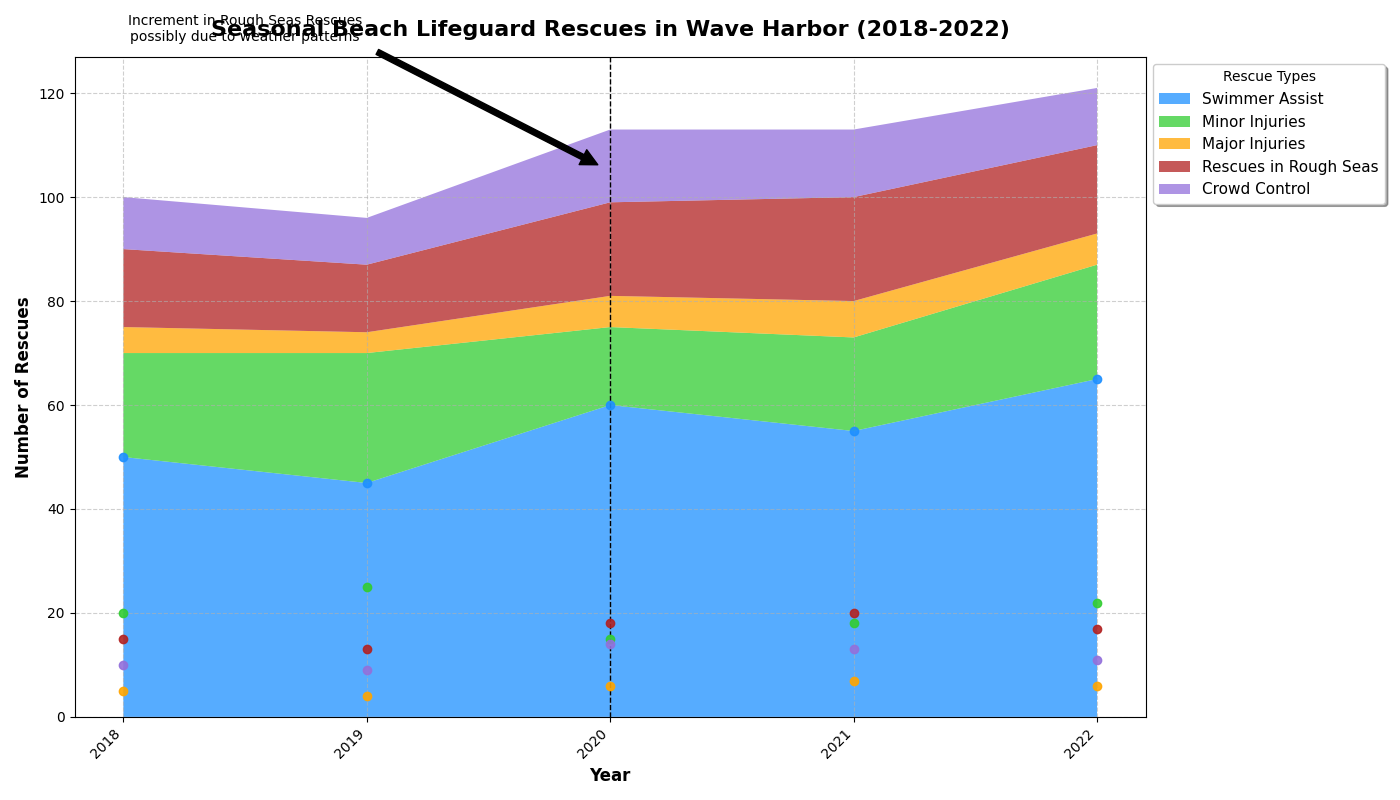

Source code (Python):
import matplotlib.pyplot as plt
import numpy as np

# Backstory:
# A coastal town called "Wave Harbor" tracks the seasonal beach lifeguard rescues over five years. Each rescue is categorized by type:
# - Swimmer Assist
# - Minor Injuries
# - Major Injuries
# - Rescues in Rough Seas
# - Crowd Control

# Define the years of data collection
years = np.arange(2018, 2023)

# Manually constructed data representing the number of each rescue type
swimmer_assist = np.array([50, 45, 60, 55, 65])
minor_injuries = np.array([20, 25, 15, 18, 22])
major_injuries = np.array([5, 4, 6, 7, 6])
rough_seas = np.array([15, 13, 18, 20, 17])
crowd_control = np.array([10, 9, 14, 13, 11])

# Stack the data for plotting
rescue_data = np.vstack([swimmer_assist, minor_injuries, major_injuries, rough_seas, crowd_control])

# Plot the area chart
fig, ax = plt.subplots(figsize=(14, 8))
ax.stackplot(years, rescue_data, labels=['Swimmer Assist', 'Minor Injuries', 'Major Injuries', 
                                         'Rescues in Rough Seas', 'Crowd Control'], 
             colors=['#1E90FF', '#32CD32', '#FFA500', '#B22222', '#9370DB'], alpha=0.75)

# Customize the chart with title and labels
ax.set_title('Seasonal Beach Lifeguard Rescues in Wave Harbor (2018-2022)', fontsize=16, weight='bold', pad=15)
ax.set_xlabel('Year', fontsize=12, weight='bold')
ax.set_ylabel('Number of Rescues', fontsize=12, weight='bold')

# Highlight specific years or events with vertical lines
highlight_years = [2020]
for year in highlight_years:
    ax.axvline(x=year, color='black', linestyle='--', linewidth=1)

# Annotate significant points or trends
ax.annotate('Increment in Rough Seas Rescues\npossibly due to weather patterns', xy=(2020, 105), xytext=(2018.5, 130),
            arrowprops=dict(facecolor='black', shrink=0.05), fontsize=10, ha='center')

# Adding grid for better readability
ax.grid(visible=True, linestyle='--', alpha=0.6)

# Rotate x-axis labels for better readability
ax.set_xticks(years)
ax.set_xticklabels(years, rotation=45, ha='right')

# Position the legend outside the plot
ax.legend(loc='upper left', bbox_to_anchor=(1, 1), title='Rescue Types', fontsize=11, shadow=True)

# Add data points markers for clarity
for y, color in zip(rescue_data, ['#1E90FF', '#32CD32', '#FFA500', '#B22222', '#9370DB']):
    ax.plot(years, y, marker='o', markersize=6, color=color, linestyle='None', alpha=0.9)

# Tight layout to avoid clipping
plt.tight_layout()

# Show the plot
plt.show()
